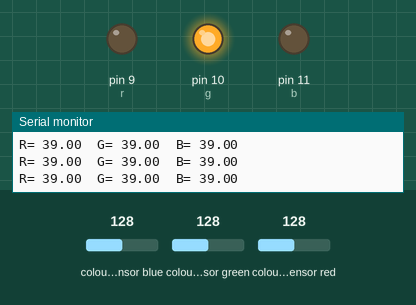
The sketch below on a simulated Arduino Uno, built with avr-gcc and run on an emulated ATmega328P. Parts: output pins drawn as LEDs (lit = HIGH), the last lines printed to the serial monitor. Wiring (inferred from the names in the program): TCS3200 colour sensor: output pin 8; S2 pin 6; S3 pin 7; S0 pin 4; S1 pin 5. Inputs (shaded band) come from the test bench; at power-on: colour sensor green 128, colour sensor red 128, colour sensor blue 128. Pins used as bus, display or sensor lines are not drawn.

Above: at 1.2 s.
1.3 s: colour sensor green set to 123
At 2.2 s:
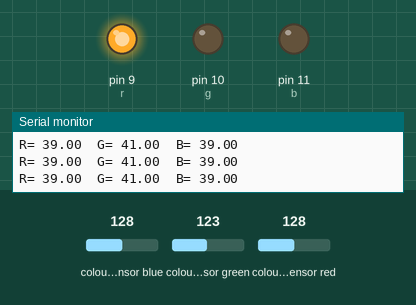
3.0 s: colour sensor red set to 124
At 3.9 s:
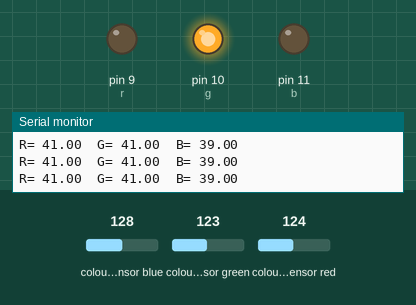
4.8 s: colour sensor green set to 128
At 5.7 s:
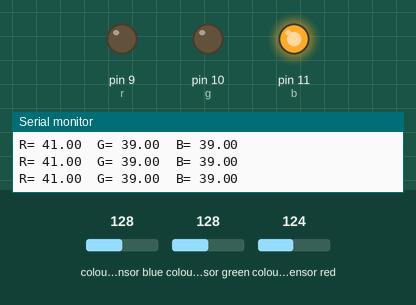
6.6 s: colour sensor blue set to 5
At 7.5 s:
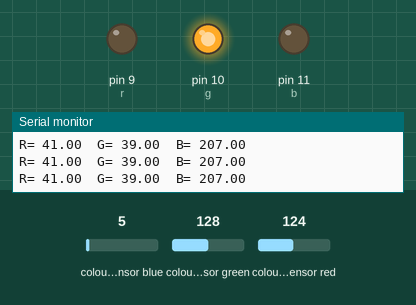
8.4 s: colour sensor blue set to 128
At 9.3 s:
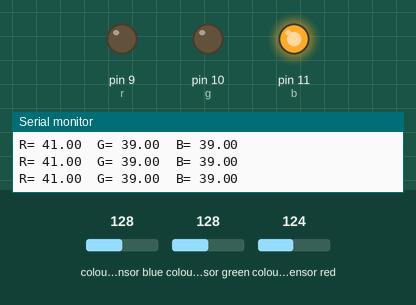
Timing chart, 0 to 11.2 s (numbered marks = the images above; inputs shaded):
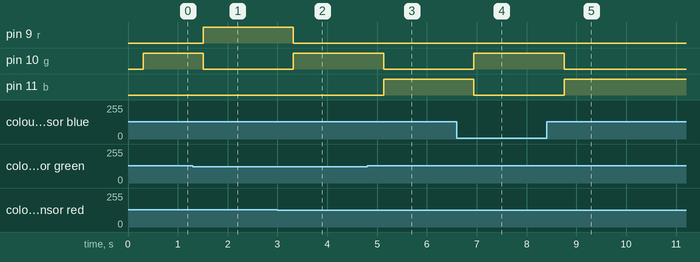

Measured:
- the behaviour switches between 128 and 127 on colour sensor green (found by bisection; images 0 and 1)
- the behaviour switches between 125 and 124 on colour sensor red (found by bisection; images 1 and 2)
- the behaviour switches between 124 and 125 on colour sensor green (found by bisection; images 2 and 3)
- after the input at 1.3 s, pin 9 (r): LOW → HIGH after 0.21 s; pin 10 (g): HIGH → LOW after 0.21 s
- after the input at 3.0 s, pin 9 (r): HIGH → LOW after 0.32 s; pin 10 (g): LOW → HIGH after 0.32 s
- after the input at 4.8 s, pin 10 (g): HIGH → LOW after 0.33 s; pin 11 (b): LOW → HIGH after 0.33 s
- after the input at 6.6 s, pin 10 (g): LOW → HIGH after 0.34 s; pin 11 (b): HIGH → LOW after 0.34 s
- after the input at 8.4 s, pin 10 (g): HIGH → LOW after 0.35 s; pin 11 (b): LOW → HIGH after 0.35 s

The sketch:

color_senssor.ino
```cpp
int S0=4;
int S1=5;
int S2=6;
int S3=7;
int sensorOut=8;

int r = 9;
int g = 10;
int b = 11;

float pulsewidth;
float rfrequency;
float gfrequency;
float bfrequency;

void setup() {
  pinMode(S0, OUTPUT);
  pinMode(S1, OUTPUT);
  pinMode(S2, OUTPUT);
  pinMode(S3, OUTPUT);
  pinMode(sensorOut, INPUT);

  pinMode(r,OUTPUT);
  pinMode(g,OUTPUT);
  pinMode(b,OUTPUT);

  // Setting frequency-scaling to 20%
  digitalWrite(S0,HIGH);
  digitalWrite(S1,LOW);

  Serial.begin(9600);
}
void loop() {
  // Setting red filtered photodiodes to be read
  digitalWrite(S2,LOW);
  digitalWrite(S3,LOW);
  // Reading the output frequency
  rfrequency = pulseIn(sensorOut, LOW);
  Serial.print("R= ");//printing name
  Serial.print(rfrequency);//printing RED color frequency
  Serial.print("  ");
  delay(100);

  // Setting Green filtered photodiodes to be read
  digitalWrite(S2,HIGH);
  digitalWrite(S3,HIGH);
  // Reading the output frequency
  gfrequency = pulseIn(sensorOut, LOW);
  Serial.print("G= ");//printing name
  Serial.print(gfrequency);//printing RED color frequency
  Serial.print("  ");
  delay(100);
  // Setting Blue filtered photodiodes to be read

  digitalWrite(S2,LOW);
  digitalWrite(S3,HIGH);
  // Reading the output frequency
  bfrequency = pulseIn(sensorOut, LOW);
  Serial.print("B= ");//printing name
  Serial.print(bfrequency);//printing RED color frequency
  Serial.println("  ");
  delay(100);


  if(gfrequency > rfrequency && gfrequency > bfrequency){
    analogWrite(r,255);
    analogWrite(g,0);
    analogWrite(b,0);
  }

  else if(rfrequency > gfrequency && rfrequency > bfrequency){
    analogWrite(r,0);
    analogWrite(g,0);
    analogWrite(b,255);
  }

  else{
    analogWrite(r,0);
    analogWrite(g,255);
    analogWrite(b,0);
  }
}
```
